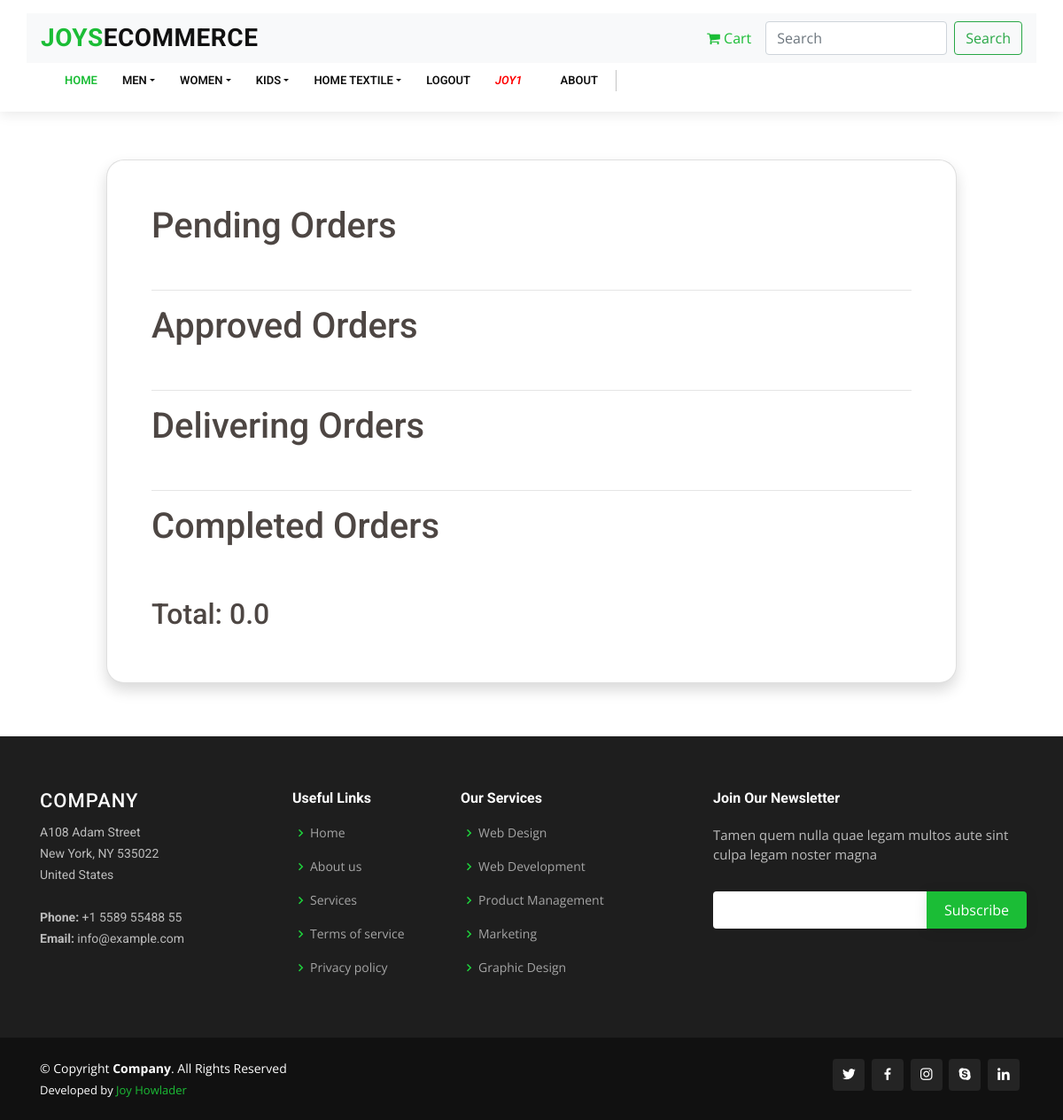
Before: /myorders/ (signed in) with the older database file.
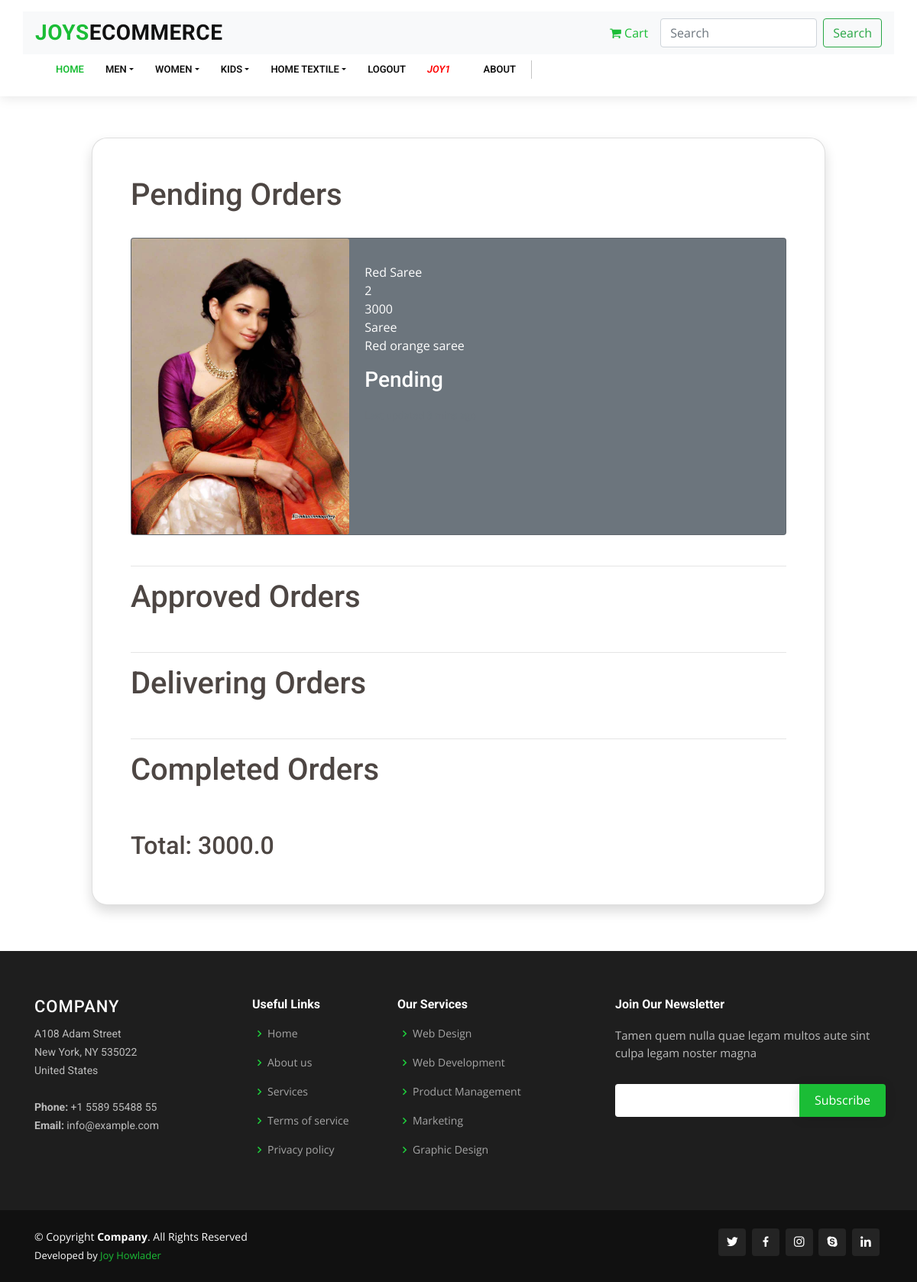
After: the same page with the newer database file.
### ProductManagement/models.py (models this page shows, shortened)
class Order(models.Model):
    user = models.ForeignKey(User, on_delete=models.CASCADE)
    product = models.ForeignKey(Product, on_delete=models.CASCADE, null=True, blank=True)
    created_date = models.DateTimeField(auto_now_add=True, auto_now=False)
    updated_date = models.DateTimeField(auto_now_add=False, auto_now=True)
    STATUS_CHOICES = (
        ('Pending', 'Pending'),
        ('Approved', 'Approved'),
        ('Delivering', 'Delivering'),
        ('Completed', 'Completed')
    )
    status = models.CharField(max_length=30, choices=STATUS_CHOICES, default='Pending')
    PAYMENT_CHOICES = (
        ('Bkash', 'Bkash'),
        ('Rocket', 'Rocket'),
        ('Payment on delivery', 'Payment on delivery')
    )
    payment_options = models.CharField(max_length=50, choices=PAYMENT_CHOICES, default='Payment on delivery')
    is_paid = models.BooleanField(default=False)
    transaction_id = models.CharField(max_length=30, null =True, blank=True)

class Product(models.Model):
    name = models.CharField(max_length=100)
    price = models.IntegerField(blank=True)
    category = models.CharField(max_length=100)
    description = models.TextField(blank=True)
    STOCK = 1
    OUT = 2
    STATUS_CHOICES = [(STOCK, 'In Stock'), (OUT, 'Out of Stock')]
    status = models.IntegerField(choices=STATUS_CHOICES)
    image = models.ImageField(upload_to='products/images/', blank=True, default="products/images/default.jpg")
    file = models.FileField(upload_to='products/files/', blank=True, null=True, default='products/files/default.pdf')
    reviews = models.ManyToManyField(Review, blank=True)

### ProductManagement/views.py (the view)
# urls.py: path('myorders/', product_views.my_orders, name='my-orders'),
@login_required
def my_orders(request):
    orders = Order(user=request.user)
    try:
        orders = Order.objects.filter(user=request.user)
        order_status = True
    except orders.DoesNotExist:
        orders = Order(user=request.user)
        order_status = False
    total = 0.0
    for order in orders:
        total += order.product.price
    context = {
        'orders': orders,
        'order_status': order_status,
        'total' : total
    }
    return render(request, 'ProductManagement/order.html', context)

### templates/ProductManagement/order.html (shortened to what this page needs)
{% extends 'base2.html' %}
{% block content  %}
<section>
<div style="padding-left:90px;padding-right:90px " class="container">
        <div style="padding:50px;border-radius: 20px" class="card shadow">
    {% if order_status == True %}
        <h1>Pending Orders</h1>
        {% for order in orders %}
            {% if order.status == 'Pending' %}
                <br>
               <div class="card text-white bg-secondary mb-2`" >
                  <div class="row no-gutters">
                    <div class="col-md-4">
                      <img src="{{ order.product.image.url }}" class="card-img" alt="...">
                    </div>
                    <div class="col-md-8">
                      <div class="card-body">
                        <p class="card-text">
                            {{ order.product.name }} <br>
                            {{ order.product.id }} <br>
                            {{ order.product.price }} <br>
                            {{ order.product.category }} <br>
                            {{ order.product.description }} <br>
                            <h3>{{ order.status }} </h3>
                        </p>
                        <p class="card-text"><small class="text-muted">Last updated 3 mins ago</small></p>
                      </div>
                    </div>
                  </div>
                </div>
            {% endif %}
        {% endfor %}
        <br>
        <hr>
        <h1>Approved Orders</h1>
        <br>
        <hr>
        <h1>Delivering Orders</h1>
        <br>
        <hr>
        <h1>Completed Orders</h1>
        <br>
        <br>
    <h2>Total: {{ total }}</h2>
    {% else %}
        <h2>Total: 0.00</h2>
    {% endif %}
  </div>
    </div>
</section>
{% endblock content %}

### templates/base2.html (shortened to what this page needs)
{% load static %}
<!DOCTYPE html>
<html lang="en">
<head>
  <link href="{% static 'vendor/bootstrap/css/bootstrap.min.css' %}" rel="stylesheet">
  <link href="{% static 'vendor/icofont/icofont.min.css' %}" rel="stylesheet">
  <link href="{% static 'vendor/boxicons/css/boxicons.min.css' %}" rel="stylesheet">
  <link href="{% static 'vendor/animate.css/animate.min.css' %}" rel="stylesheet">
  <link href="{% static 'vendor/venobox/venobox.css' %}" rel="stylesheet">
  <link href="{% static 'vendor/owl.carousel/assets/owl.carousel.min.css' %}" rel="stylesheet">
  <link href="{% static 'vendor/aos/aos.css' %}" rel="stylesheet">
  <link href="{% static 'vendor/remixicon/remixicon.css' %}" rel="stylesheet">
  <link rel="stylesheet" href="https://cdnjs.cloudflare.com/ajax/libs/font-awesome/4.7.0/css/font-awesome.min.css">
  <link href="{% static 'css/style.css' %}" rel="stylesheet">
</head>
<body>
  <section>
  <header id="header" class="fixed-top">
    <nav class="container navbar navbar-light bg-light">
            <h1 class="logo mr-auto"><a href="{% url 'products_list' %}"><span>Joys</span>Ecommerce</a></h1>
        {% if user.is_authenticated %}
            <a class="nav-link" href="{% url 'cart' %}"><i class="fa fa-shopping-cart" aria-hidden="true"></i> Cart</a>
        {% else %}
            <a class="nav-link" href="{% url 'login' %}"><i class="fa fa-shopping-cart" aria-hidden="true"></i> Cart</a>
        {% endif %}
            <form class="form-inline" method="POST" action="{% url 'products_list' %}">
          <input class="form-control mr-sm-2" placeholder="Search" aria-label="Search" type="search" name="search">
                <button class="btn btn-outline-success my-2 my-sm-0" type="submit">Search</button>
            </form>
    </nav>
    <div class="container d-flex align-items-center">
      <nav class="nav-menu d-none d-lg-block">
        <ul>
          <li class="active"><a href="{% url 'products_list' %}">Home</a></li>
          <li class="drop-down">
              <form method="POST" action="{% url 'products_list' %}">
                    <a class="dropdown-toggle" type="submit">Men</a>
	                </form>
          </li>
            <li class="drop-down">
                <form method="POST" action="{% url 'products_list' %}">
                    <a class="dropdown-toggle" type="submit">Women</a>
	                </form>
          </li>
            <li class="drop-down">
                <form method="POST" action="{% url 'products_list' %}">
                    <a class="dropdown-toggle" type="submit">Kids</a>
	                </form>
          </li>
            <li class="drop-down"><form method="POST" action="{% url 'products_list' %}">
                    <a class="dropdown-toggle" type="submit">Home Textile</a>
	                </form>
          </li>
          {% if user.is_authenticated %}
              <li><a href="{% url 'logout' %}">Logout</a></li>
              <li class="drop-down">
                  <a style="color:red;"><i>{{user.username}}</i></a>
              </li>
          {% else %}
          <li><a href="{% url 'register' %}">Sign Up</a></li>
          <li><a href="{% url 'login' %}">Log In</a></li>
          {% endif %}
          <li><a href="{% url 'products_list' %}">About</a></li>
        </ul>
      </nav>
      <div class="header-social-links">
        <a href="#" class="twitter"><i class="icofont-twitter"></i></a>
        <a href="#" class="facebook"><i class="icofont-facebook"></i></a>
        <a href="#" class="instagram"><i class="icofont-instagram"></i></a>
        <a href="#" class="linkedin"><i class="icofont-linkedin"></i></a>
      </div>
    </div>
  </header>
</section>
  <main id="main">
    {% block content %}
    {% endblock content %}
  </main>
  <footer id="footer">
    <div class="footer-top">
      <div class="container">
        <div class="row">
          <div class="col-lg-3 col-md-6 footer-contact">
            <h3>Company</h3>
            <p>
              A108 Adam Street <br>
              New York, NY 535022<br>
              United States <br><br>
              <strong>Phone:</strong> +1 5589 55488 55<br>
              <strong>Email:</strong> info@example.com<br>
            </p>
          </div>
          <div class="col-lg-2 col-md-6 footer-links">
            <h4>Useful Links</h4>
            <ul>
              <li><i class="bx bx-chevron-right"></i> <a href="#">Home</a></li>
              <li><i class="bx bx-chevron-right"></i> <a href="#">About us</a></li>
              <li><i class="bx bx-chevron-right"></i> <a href="#">Services</a></li>
              <li><i class="bx bx-chevron-right"></i> <a href="#">Terms of service</a></li>
              <li><i class="bx bx-chevron-right"></i> <a href="#">Privacy policy</a></li>
            </ul>
          </div>
          <div class="col-lg-3 col-md-6 footer-links">
            <h4>Our Services</h4>
            <ul>
              <li><i class="bx bx-chevron-right"></i> <a href="#">Web Design</a></li>
              <li><i class="bx bx-chevron-right"></i> <a href="#">Web Development</a></li>
              <li><i class="bx bx-chevron-right"></i> <a href="#">Product Management</a></li>
              <li><i class="bx bx-chevron-right"></i> <a href="#">Marketing</a></li>
              <li><i class="bx bx-chevron-right"></i> <a href="#">Graphic Design</a></li>
            </ul>
          </div>
          <div class="col-lg-4 col-md-6 footer-newsletter">
            <h4>Join Our Newsletter</h4>
            <p>Tamen quem nulla quae legam multos aute sint culpa legam noster magna</p>
            <form action="" method="post">
              <input type="email" name="email"><input type="submit" value="Subscribe">
            </form>
          </div>
        </div>
      </div>
    </div>
    <div class="container d-md-flex py-4">
      <div class="mr-md-auto text-center text-md-left">
        <div class="copyright">
          &copy; Copyright <strong><span>Company</span></strong>. All Rights Reserved
        </div>
        <div class="credits">
          Developed by <a href="https://bootstrapmade.com/">Joy Howlader</a>
        </div>
      </div>
      <div class="social-links text-center text-md-right pt-3 pt-md-0">
        <a href="#" class="twitter"><i class="bx bxl-twitter"></i></a>
        <a href="#" class="facebook"><i class="bx bxl-facebook"></i></a>
        <a href="#" class="instagram"><i class="bx bxl-instagram"></i></a>
        <a href="#" class="google-plus"><i class="bx bxl-skype"></i></a>
        <a href="#" class="linkedin"><i class="bx bxl-linkedin"></i></a>
      </div>
    </div>
  </footer>
</body>
</html>

### static/css/style.css (style rules this page uses)
body { font-family: "Open Sans", sans-serif; color: #4d4643; }
a { color: #1bbd36; }
h1, h2, h3, h4, h5, h6 { font-family: "Roboto", sans-serif; }
#header { background: #fff; transition: all 0.5s; z-index: 997; padding: 15px 0; box-shadow: 0px 2px 15px rgba(0, 0, 0, 0.1); }
#header .logo { font-size: 28px; margin: 0; padding: 0; line-height: 1; font-weight: 700; letter-spacing: 0.5px; text-transform: uppercase; }
#header .logo a { color: #111; }
#header .logo a span { color: #1bbd36; }
.nav-menu ul { margin: 0; padding: 0; list-style: none; }
.nav-menu > ul { display: flex; }
.nav-menu > ul > li { position: relative; white-space: nowrap; padding: 10px 0 10px 28px; }
.nav-menu a { display: block; position: relative; color: #111; transition: 0.3s; font-size: 13px; text-transform: uppercase; font-weight: 600; font-family: "Roboto", sans-serif; }
.nav-menu a:hover, .nav-menu .active > a, .nav-menu li:hover > a { color: #1bbd36; }
.nav-menu .drop-down > a:after { content: "\ea99"; font-family: IcoFont; padding-left: 5px; }
.mobile-nav { position: fixed; top: 55px; right: 15px; bottom: 15px; left: 15px; z-index: 9999; overflow-y: auto; background: #fff; transition: ease-in-out 0.2s; opacity: 0; visibility: hidden; border-radius: 10px; padding: 10px 0; }
.mobile-nav * { margin: 0; padding: 0; list-style: none; }
.mobile-nav a { display: block; position: relative; color: #111; padding: 10px 20px; font-weight: 500; outline: none; }
.mobile-nav a:hover, .mobile-nav .active > a, .mobile-nav li:hover > a { color: #1bbd36; text-decoration: none; }
.mobile-nav .drop-down > a:after { content: "\ea99"; font-family: IcoFont; padding-left: 10px; position: absolute; right: 15px; }
.mobile-nav .drop-down > a { padding-right: 35px; }
.header-social-links { padding-left: 14px; margin-left: 20px; border-left: 1px solid #c4c4c4; }
.header-social-links a { color: #a0a0a0; padding-left: 6px; display: inline-block; line-height: 1px; transition: 0.3s; }
section { padding: 60px 0; overflow: hidden; }
#footer { color: #fff; font-size: 14px; background: #111; }
#footer .footer-top { padding: 60px 0 30px 0; background: #1e1e1e; }
#footer .footer-top .footer-contact { margin-bottom: 30px; }
#footer .footer-top .footer-contact h3 { font-size: 22px; margin: 0 0 10px 0; padding: 2px 0 2px 0; line-height: 1; font-weight: 500; letter-spacing: 1px; text-transform: uppercase; color: #fff; }
#footer .footer-top .footer-contact p { font-size: 14px; line-height: 24px; margin-bottom: 0; font-family: "Roboto", sans-serif; color: rgba(255, 255, 255, 0.7); }
#footer .footer-top h4 { font-size: 16px; font-weight: bold; color: #fff; position: relative; padding-bottom: 12px; }
#footer .footer-top .footer-links { margin-bottom: 30px; }
#footer .footer-top .footer-links ul { list-style: none; padding: 0; margin: 0; }
#footer .footer-top .footer-links ul i { padding-right: 2px; color: #1ed33c; font-size: 18px; line-height: 1; }
#footer .footer-top .footer-links ul li { padding: 10px 0; display: flex; align-items: center; }
#footer .footer-top .footer-links ul li:first-child { padding-top: 0; }
#footer .footer-top .footer-links ul a { color: rgba(255, 255, 255, 0.6); transition: 0.3s; display: inline-block; line-height: 1; }
#footer .footer-newsletter { font-size: 15px; color: rgba(255, 255, 255, 0.7); }
#footer .footer-newsletter h4 { font-size: 16px; font-weight: bold; color: #fff; position: relative; padding-bottom: 12px; }
#footer .footer-newsletter form { margin-top: 30px; background: #fff; padding: 6px 10px; position: relative; border-radius: 4px 0 0 4px; text-align: left; }
#footer .footer-newsletter form input[type="email"] { border: 0; padding: 4px 8px; width: calc(100% - 100px); }
#footer .footer-newsletter form input[type="submit"] { position: absolute; top: 0; right: -4px; bottom: 0; border: 0; background: none; font-size: 16px; padding: 0 20px; background: #1bbd36; color: #fff; transition: 0.3s; border-radius: 0 4px 4px 0; box-shadow: 0px 2px 15px rgba(0, 0, 0, 0.1); }
#footer .credits { padding-top: 5px; font-size: 13px; color: #fff; }
#footer .social-links a { font-size: 18px; display: inline-block; background: rgba(255, 255, 255, 0.08); color: #fff; line-height: 1; padding: 8px 0; margin-right: 4px; border-radius: 4px; text-align: center; width: 36px; height: 36px; transition: 0.3s; }

Changed rows visible on the page:
added Order: product.image (picture), product.name "Red Saree", product.id "2", product.price "3000", product.category "Saree", product.description "Red orange saree", status "Pending"
Other visible differences:
{{ total }}: "0.0" → "3000.0"
